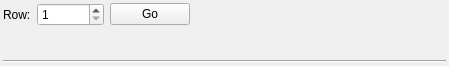
<?xml version="1.0" encoding="UTF-8"?>
<ui version="4.0">
 <class>GoToDockWidget</class>
 <widget class="QDockWidget" name="GoToDockWidget">
  <property name="geometry">
   <rect>
    <x>0</x>
    <y>0</y>
    <width>449</width>
    <height>66</height>
   </rect>
  </property>
  <property name="sizePolicy">
   <sizepolicy hsizetype="Preferred" vsizetype="Preferred">
    <horstretch>0</horstretch>
    <verstretch>0</verstretch>
   </sizepolicy>
  </property>
  <property name="features">
   <set>QDockWidget::DockWidgetClosable</set>
  </property>
  <property name="allowedAreas">
   <set>Qt::BottomDockWidgetArea</set>
  </property>
  <property name="windowTitle">
   <string>GoTo</string>
  </property>
  <widget class="QWidget" name="dockWidgetContents">
   <property name="sizePolicy">
    <sizepolicy hsizetype="Preferred" vsizetype="Preferred">
     <horstretch>0</horstretch>
     <verstretch>0</verstretch>
    </sizepolicy>
   </property>
   <layout class="QGridLayout" name="gridLayout">
    <property name="margin">
     <number>3</number>
    </property>
    <item row="0" column="0">
     <widget class="QLabel" name="label">
      <property name="text">
       <string>Row:</string>
      </property>
     </widget>
    </item>
    <item row="0" column="1">
     <widget class="QSpinBox" name="row_box">
      <property name="buttonSymbols">
       <enum>QAbstractSpinBox::UpDownArrows</enum>
      </property>
      <property name="accelerated">
       <bool>true</bool>
      </property>
      <property name="minimum">
       <number>1</number>
      </property>
      <property name="maximum">
       <number>999999999</number>
      </property>
      <property name="singleStep">
       <number>1</number>
      </property>
     </widget>
    </item>
    <item row="0" column="2">
     <widget class="QPushButton" name="go_button">
      <property name="text">
       <string>Go</string>
      </property>
     </widget>
    </item>
    <item row="0" column="3">
     <spacer name="horizontalSpacer">
      <property name="orientation">
       <enum>Qt::Horizontal</enum>
      </property>
      <property name="sizeHint" stdset="0">
       <size>
        <width>247</width>
        <height>13</height>
       </size>
      </property>
     </spacer>
    </item>
    <item row="1" column="0" colspan="4">
     <spacer name="verticalSpacer">
      <property name="orientation">
       <enum>Qt::Vertical</enum>
      </property>
      <property name="sizeHint" stdset="0">
       <size>
        <width>428</width>
        <height>0</height>
       </size>
      </property>
     </spacer>
    </item>
    <item row="2" column="0" colspan="4">
     <widget class="Line" name="line">
      <property name="orientation">
       <enum>Qt::Horizontal</enum>
      </property>
     </widget>
    </item>
   </layout>
  </widget>
 </widget>
 <resources/>
 <connections/>
</ui>
